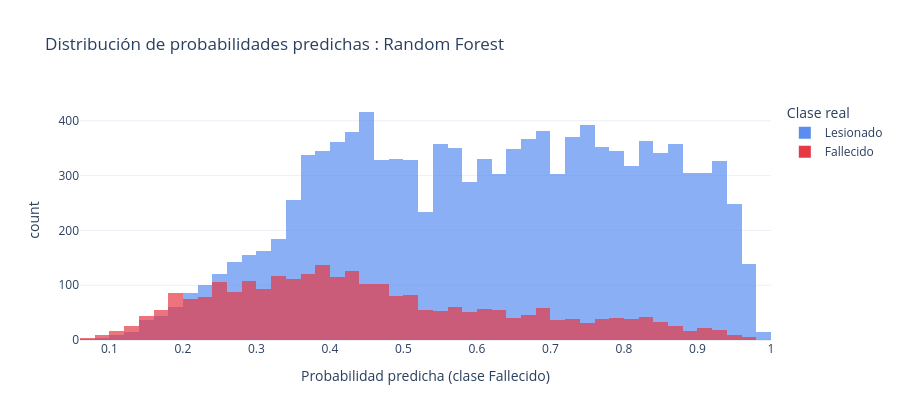

The code cell stored with this chart in its notebook:
### Markdown cell above
### Hallazgo — Importancia de features

| Feature | Importancia |
|---|---|
| Sexo | 0.2672 : más predictora |
| Departamento | 0.1879 |
| Tipo de evento | 0.1525 |
| Grupo de edad | 0.1200 |
| Tipo de vehículo | 0.1021 |
| Día de la semana | 0.0767 |
| Grupo horario | 0.0525 |
| Mayor / Menor edad | 0.0411 : menos predictora |

Sexo es la feature más importante (26.7%) , consistente con el EDA
donde hombres duplican la tasa de mortalidad vs mujeres.
Departamento segunda (18.8%) , la geografía tiene alto poder predictivo.

### Code cell
# -- Visualización 5: Distribución de probabilidades predichas ----------------------------------------------
df_proba = pd.DataFrame({
    'probabilidad': y_proba,
    'real': y_test.map({1:'Fallecido', 2:'Lesionado'})
})

fig_dist = px.histogram(
    df_proba,
    x='probabilidad',
    color='real',
    nbins=50,
    barmode='overlay',
    opacity=0.7,
    color_discrete_map={'Fallecido':'#E63946', 'Lesionado':'#5B8DEF'},
    title='Distribución de probabilidades predichas : Random Forest',
    labels={'probabilidad':'Probabilidad predicha (clase Fallecido)',
            'real':'Clase real'}
)
fig_dist.update_layout(height=420, template='plotly_white')
fig_dist.show()

### Figure 1 — Plotly figure (JSON) as saved in the notebook; plotly's stock layout.template omitted (floating-point values rounded to 4 significant figures; data arrays with more than 128 entries replaced by an {"elided": "..."} marker saying what was removed)
{"data": [{"bingroup": "x", "hovertemplate": "Clase real=Lesionado<br>Probabilidad predicha (clase Fallecido)=%{x}<br>count=%{y}<extra></extra>", "legendgroup": "Lesionado", "marker": {"color": "#5B8DEF", "opacity": 0.7, "pattern": {"shape": ""}}, "name": "Lesionado", "nbinsx": 50, "orientation": "v", "showlegend": true, "type": "histogram", "x": {"elided": "11641 float values"}, "xaxis": "x", "yaxis": "y"}, {"bingroup": "x", "hovertemplate": "Clase real=Fallecido<br>Probabilidad predicha (clase Fallecido)=%{x}<br>count=%{y}<extra></extra>", "legendgroup": "Fallecido", "marker": {"color": "#E63946", "opacity": 0.7, "pattern": {"shape": ""}}, "name": "Fallecido", "nbinsx": 50, "orientation": "v", "showlegend": true, "type": "histogram", "x": {"elided": "2748 float values"}, "xaxis": "x", "yaxis": "y"}], "layout": {"barmode": "overlay", "height": 420, "legend": {"title": {"text": "Clase real"}, "tracegroupgap": 0}, "title": {"text": "Distribución de probabilidades predichas : Random Forest"}, "xaxis": {"anchor": "y", "domain": [0, 1], "title": {"text": "Probabilidad predicha (clase Fallecido)"}}, "yaxis": {"anchor": "x", "domain": [0, 1], "title": {"text": "count"}}}}
